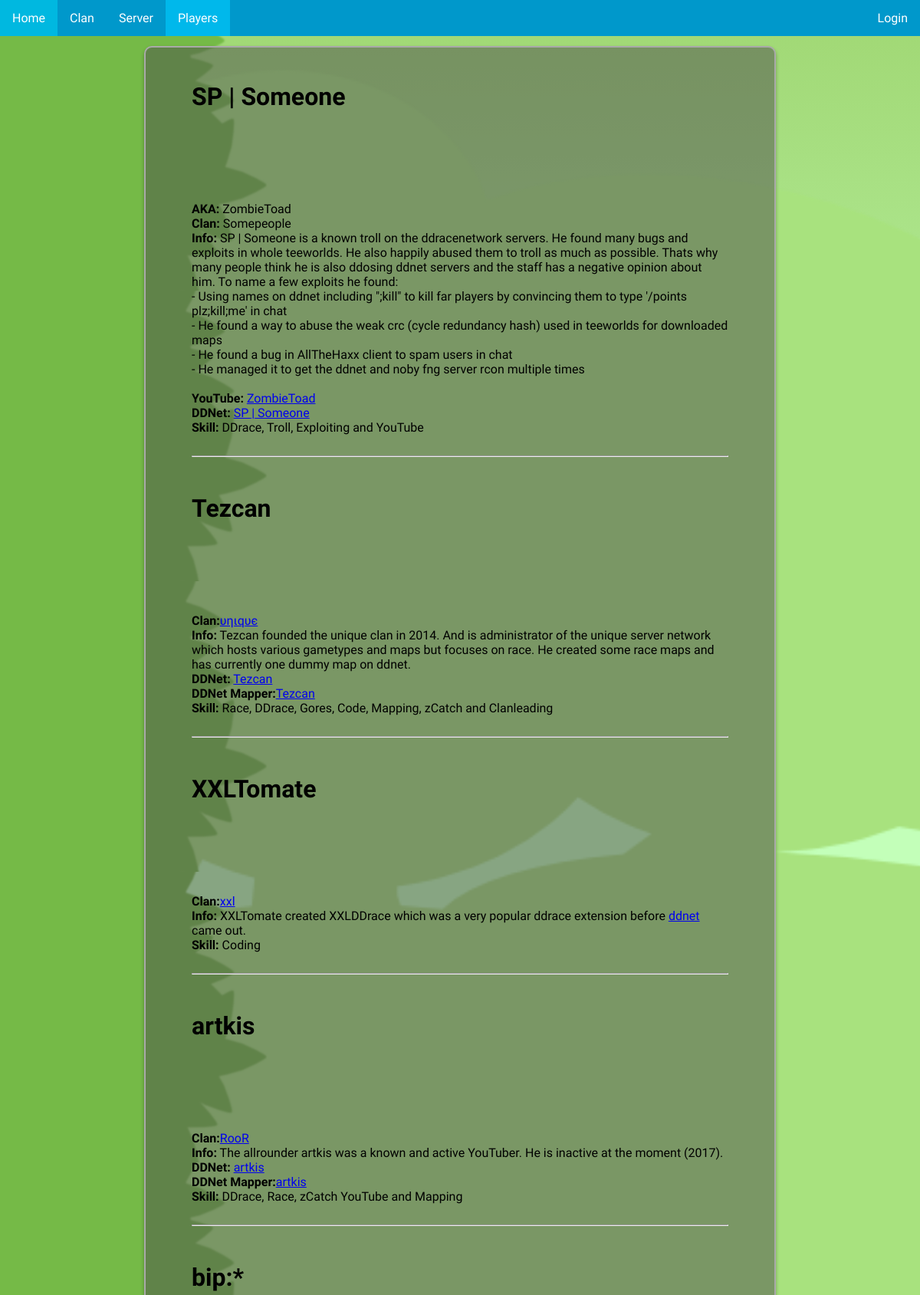
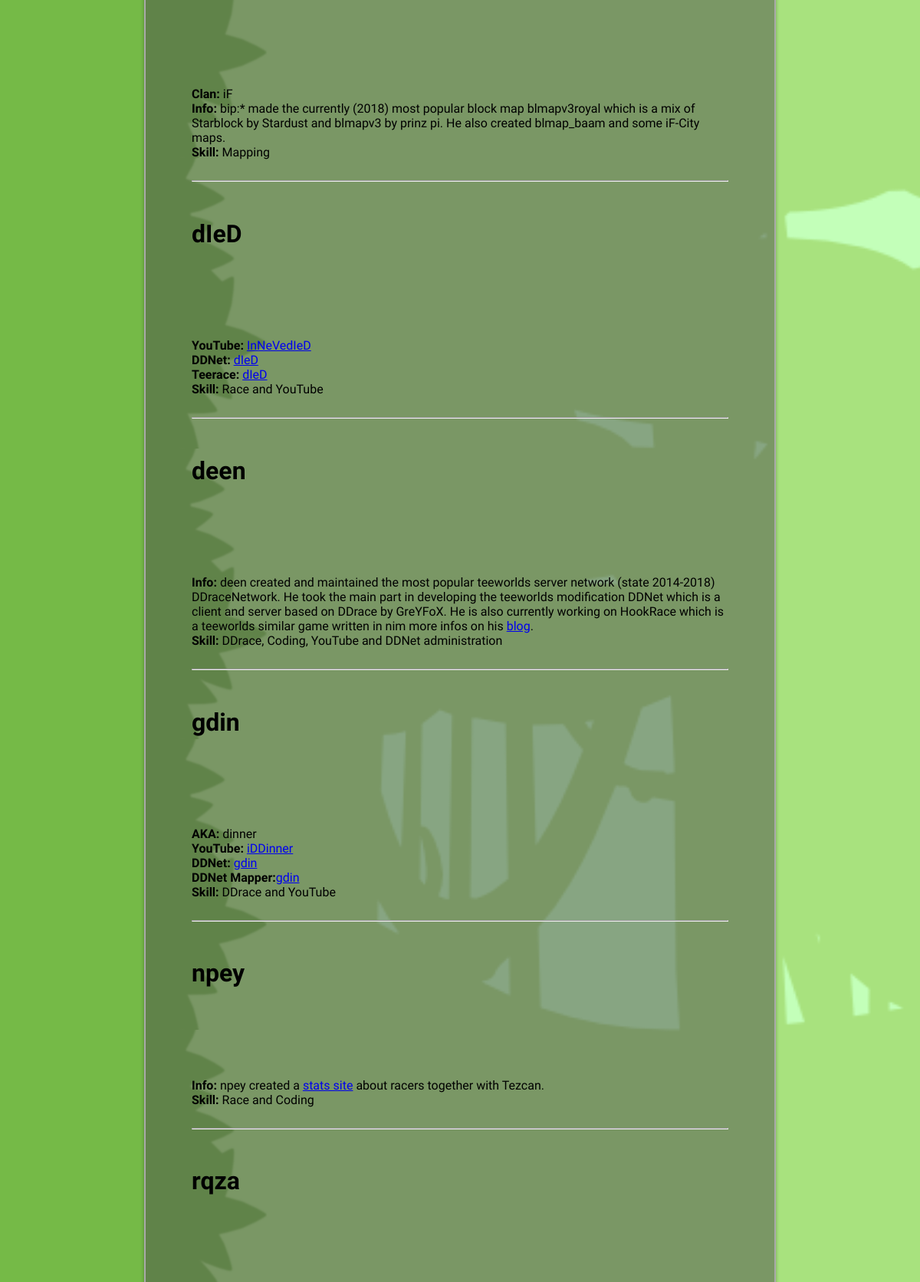
The app's page /players.php?players=10&page=2 (upper part) with its own data (2 pictures, top to bottom).
### tables this page shows
CREATE TABLE "Players" (
	`ID`	INTEGER PRIMARY KEY AUTOINCREMENT,
	`Name`	TEXT,
	`AKA`	TEXT,
	`SkinName`	TEXT DEFAULT 'default',
	`SkinColorBody`	INTEGER,
	`SkinColorFeet`	INTEGER,
	`Clan`	TEXT,
	`ClanPage`	TEXT,
	`Clan2`	TEXT,
	`ClanPage2`	TEXT,
	`Skills`	TEXT,
	`yt_name`	TEXT,
	`yt_link`	TEXT,
	`DDNet`	TEXT,
	`DDNetMapper`	TEXT,
	`KoG`	TEXT,
	`Teerace`	TEXT,
	`StartYear`	INTEGER,
	`Info`	TEXT,
	`Editors`	TEXT,
	`LastEditDate`	TEXT,
	`LastEditor`	TEXT
);

### view/player_view.php (the view, shortened to what this page needs)
<?php
function contains($needle, $haystack)
{
    return strpos($haystack, $needle) !== false;
}
?>
<?php
function ViewPlayer($row, $is_admin)
{
    $name = $row['Name'];
    $aka = $row['AKA'];
    $id = $row['ID'];
    $info = $row['Info'];
    $clan = $row['Clan'];
    $clan_page = $row['ClanPage'];
    $skills = $row['Skills'];
    $yt_name = $row['yt_name'];
    $yt_link = $row['yt_link'];
    $teerace = $row['Teerace'];
    $ddnet = $row['DDNet'];
    $ddnet_mapper = $row['DDNetMapper'];
    $ddnet_link = $ddnet;
    $ddnet_mapper_link = $ddnet_mapper;
?>
<?php
    if ($ddnet)
    {
        if (!contains('https://ddnet.tw', $ddnet))
        {
            $ddnet_link = "https://ddnet.tw/players/$ddnet/";
        }
    }
    if ($ddnet_mapper)
    {
        if (!contains('https://ddnet.tw', $ddnet_mapper))
        {
            $ddnet_mapper_link = "https://ddnet.tw/mappers/$ddnet_mapper/";
        }
    }
    echo "
    <div id=\"$name\"\>
    <h1>$name</h1>
    ";
?>
    <div class="tee" <?php echo "skin$id"; ?>>
        <div class="front-foot"></div>
        <div class="rEye"></div>
    </div>
<?php
        if ($aka)
        {
            echo "<a><strong>AKA:</strong> $aka<br></a>";
        }
        if ($clan)
        {
            if ($clan_page)
            {
                echo "<a><strong>Clan:</strong><a href=\"$clan_page\">$clan</a><br></a>";
            }
            else
            {
                echo "<a><strong>Clan:</strong> $clan<br></a>";
            }
        }
        if ($info)
            echo "<a><strong>Info:</strong> $info<br></a>";
        if ($yt_name and $yt_link)
            echo "<a><strong>YouTube:</strong> <a href=\"$yt_link\">$yt_name</a><br></a>";
        if ($ddnet)
        {
            echo "<a><strong>DDNet:</strong> <a href=\"$ddnet_link\">$name</a><br></a>";
        }
        if ($ddnet_mapper)
        {
            echo "<a><strong>DDNet Mapper:</strong><a href=\"$ddnet_mapper_link\">$name</a><br></a>";
        }
        if ($teerace)
            echo "<a><strong>Teerace:</strong> <a href=\"$teerace\">$name</a><br></a>";
        if ($skills)
            echo "<a><strong>Skill:</strong> $skills</a></br>";
        echo "
        </div><br><hr><br>
        ";
}
?>

### players.php (shortened to what this page needs)
<?php
require_once(__DIR__ . "/view/player_view.php");
    $is_admin = IsAdmin();
    $SQL_playerlist_query_base = "SELECT * FROM Players WHERE ID > ? ";
    $SQL_playerlist_query_order_by = "ORDER BY Name ASC ";
    $players_per_page = 10;
	$players_offset = 0;
	if (!empty($_GET['players']) && is_numeric($_GET['players']))
	{
		$players_per_page = $_GET['players'];
		$players_per_page = (int)$players_per_page;
	}
	if (!empty($_GET['page']) && is_numeric($_GET['page']))
	{
		$players_page = $_GET['page'];
		$players_page = (int)$players_page;
		$players_offset = $players_page * $players_per_page;
	}
	$SQL_playerlist_query_range = "LIMIT $players_per_page OFFSET $players_offset ";
	$db = new PDO(PLAYER_DATABASE);
	$db->setAttribute( PDO::ATTR_ERRMODE, PDO::ERRMODE_WARNING );
	$SQL_execution_string = $SQL_playerlist_query_base . $SQL_playerlist_query_order_by . $SQL_playerlist_query_range;
	$stmt = $db->prepare($SQL_execution_string);
	$stmt->execute(array(0));
	$rows = $stmt->fetchAll(PDO::FETCH_ASSOC);
	if ($rows)
	{
		foreach ($rows as $row)
		{
            ViewPlayer($row, $is_admin);
		}
	}
	else
	{
		echo "something went wrong .-.";
		echo "<input type=\"button\" value=\"reset\" onclick=\"window.location.href='players.php?players=10&page=0'\"/>";
	}
?>

### design/style.css (style rules this page uses)
body { margin:0px; padding:0px; font-family: 'Comfortaa', cursive; background-attachment: fixed !important; background: -moz-linear-gradient(270deg, rgba(51,86,167,1) 0%, rgba(158,181,214,1) 20%); background: -webkit-gradient(linear, left top, left bottom, color-stop(0%, rgba(51,86,167,1)), color-stop(20%, rgba(158,181,214,1))); background: -webkit-linear-gradient(270deg, rgba(51,86,167,1) 0%, rgba(158,181,214,1) 20%); background: -o-linear-gradient(270deg, rgba(51,86,167,1) 0%, rgba(158,181,214,1) 20%); background: -ms-linear-gradient(270deg, rgba(51,86,167,1) 0%, rgba(158,181,214,1) 20%); background: linear-gradient(180deg, rgba(51,86,167,1) 0%, rgba(158,181,214,1) 20%); filter: progid:DXImageTransform.Microsoft.gradient( startColorstr='#3356a7', endColorstr='#9eb5d6',GradientType=0 ); }

### design/jungle.css (style rules this page uses)
body { background: -webkit-gradient(linear, left top, left bottom, color-stop(0%, rgba(160,215,115,1)), color-stop(27%, rgba(195,255,185,1))); }

### design/TeeAssembler.css (style rules this page uses)
.tee { width: 96px; height: 96px; position: relative; left: 5%; transform: translateX(-50%); -ms-transform: translateX(-50%); margin-top: 0px; z-index: 0; }
.tee div { position: absolute; }
.back-foot,.back-foot-shadow,.front-foot,.front-foot-shadow { width: 64px; height: 32px; }
.front-foot { background-position: -192px -32px; top: 52px; left: 26px; transform: scale(1.35); }
.lEye,.rEye { width: 32px; height: 32px; background-position: -64px -96px; }
.rEye { top: 29px; left: 48px; transform: scale(1.12) rotateY(-180deg); }

### records on screen
players: Name "SP | Someone", AKA "ZombieToad", Clan "Somepeople", Info "SP | Someone is a known troll on the ddracenetwork servers. He found many bugs and exploits in whole teeworlds. He also happily abused them to troll as much as possible. Thats why many people think he is also ddosing ddnet servers and the staff has a negative opinion about him. To name a few exploits he found: - Using names on ddnet including \";kill\" to kill far players by convincing them to type '/points plz;kill;me' in chat - He found a way to abuse the weak crc (cycle redundancy hash) used in teeworlds for downloaded maps - He found a bug in AllTheHaxx client to spam users in chat - He managed it to get the ddnet and noby fng server rcon multiple times", yt_name "ZombieToad", Skills "DDrace, Troll, Exploiting and YouTube"
players: Name "Tezcan", Clan "υηιqυє", Info "Tezcan founded the unique clan in 2014. And is administrator of the unique server network which hosts various gametypes and maps but focuses on race. He created some race maps and has currently one dummy map on ddnet.", Skills "Race, DDrace, Gores, Code, Mapping, zCatch and Clanleading"
players: Name "XXLTomate", Clan "xxl", Info "XXLTomate created XXLDDrace which was a very popular ddrace extension before ddnet came out.", Skills "Coding"
players: Name "artkis", Clan "RooR", Info "The allrounder artkis was a known and active YouTuber. He is inactive at the moment (2017).", Skills "DDrace, Race, zCatch YouTube and Mapping"
players: Name "bip:*", Clan "iF", Info "bip:* made the currently (2018) most popular block map blmapv3royal which is a mix of Starblock by Stardust and blmapv3 by prinz pi. He also created blmap_baam and some iF-City maps.", Skills "Mapping"
players: Name "dIeD", yt_name "InNeVedIeD", Skills "Race and YouTube"
players: Name "deen", Info "deen created and maintained the most popular teeworlds server network (state 2014-2018) DDraceNetwork. He took the main part in developing the teeworlds modification DDNet which is a client and server based on DDrace by GreYFoX. He is also currently working on HookRace which is a teeworlds similar game written in nim more infos on his blog .", Skills "DDrace, Coding, YouTube and DDNet administration"
players: Name "gdin", AKA "dinner", yt_name "iDDinner", Skills "DDrace and YouTube"
players: Name "npey", Info "npey created a stats site about racers together with Tezcan.", Skills "Race and Coding"
players: Name "rqza"
